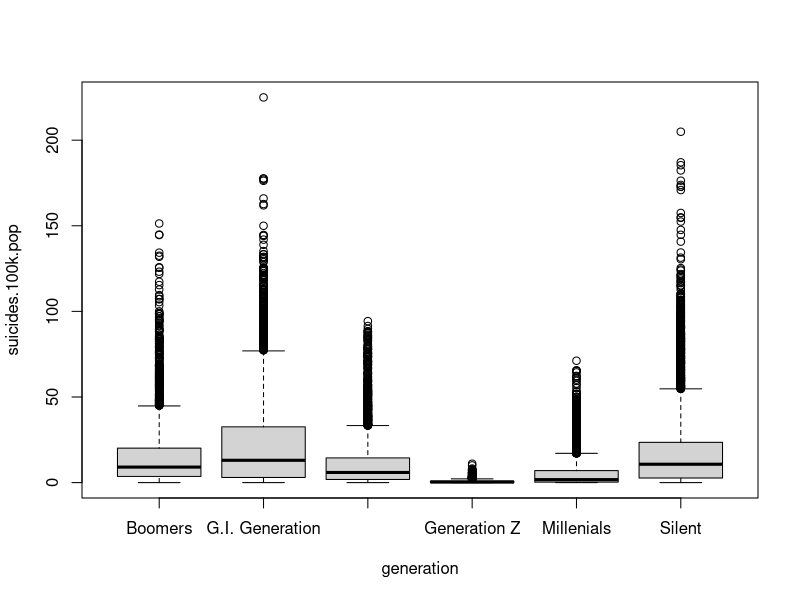
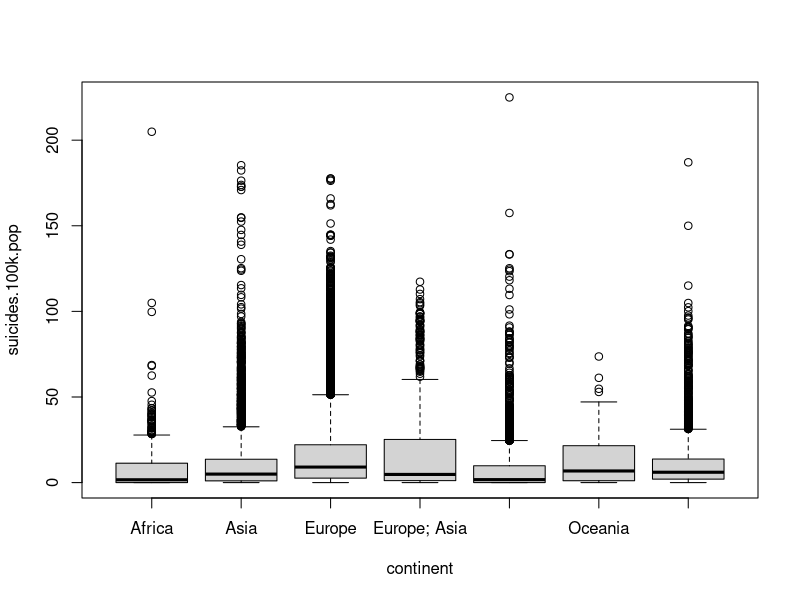
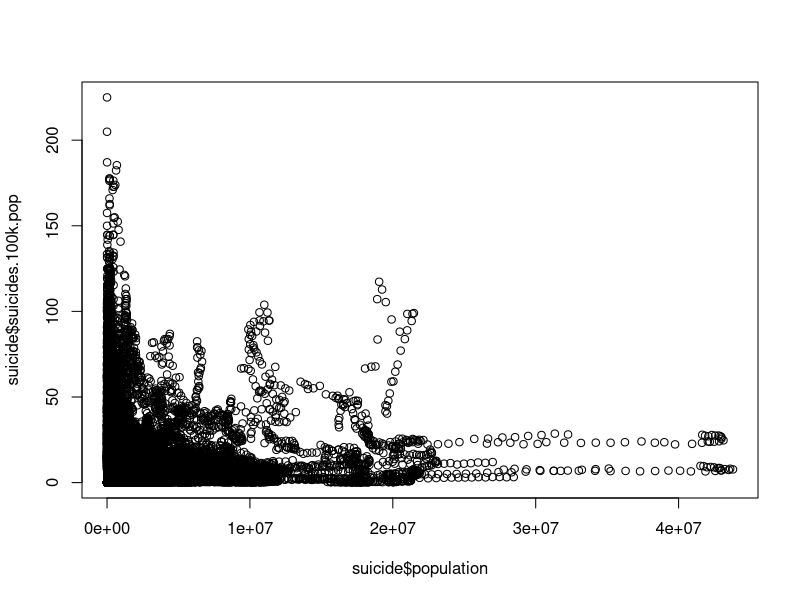
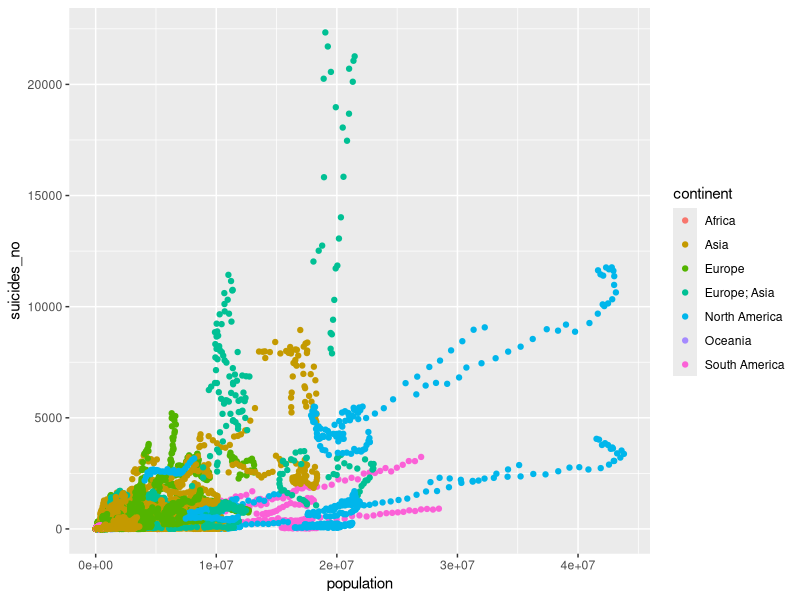
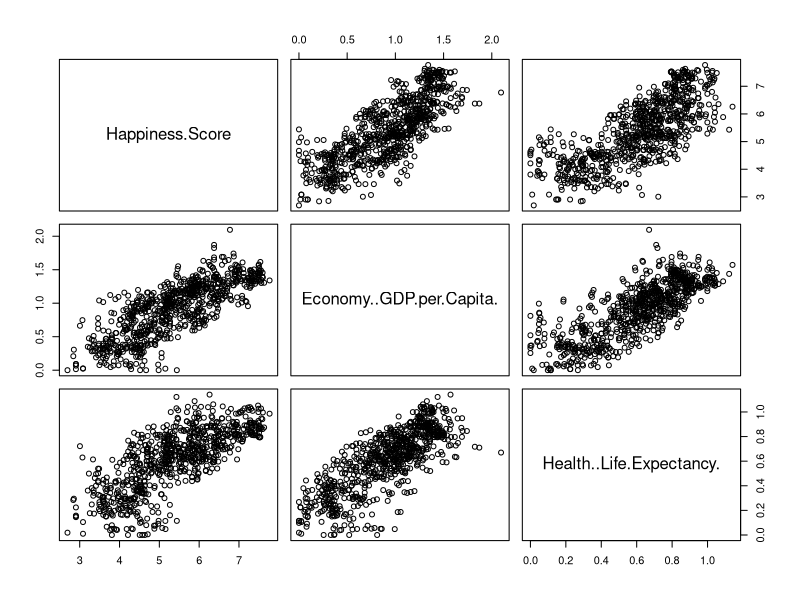

Reproduce these figures in R, in order. (Note: this script raises an error after producing the figures.)
## ---- chunk 1
library(ggplot2)
## ---- chunk 2
dat <- read.csv("data_cleaned.csv")
suicide <- read.csv("suicide_cleaned.csv")
happy <- read.csv("Happiness_cleaned.csv")
happy_suicide <- read.csv("Happiness_Suicides.csv")
## ---- chunk 3
boxplot(suicides.100k.pop ~ generation, data = suicide)
## ---- chunk 4
boxplot(suicides.100k.pop ~ continent, data = suicide)
## ---- chunk 5
plot(suicide$population, suicide$suicides.100k.pop)
## ---- chunk 6
# Add this. This seems cool.
ggplot(data = suicide, aes(x = population, y = suicides_no, col = continent)) + geom_point()
## ---- chunk 7
plot(happy[c("Happiness.Score", "Economy..GDP.per.Capita.", "Health..Life.Expectancy.")])
## ---- chunk 8
# This seems pretty cool.
Multiple.Model <- lm(Happiness.Score ~ Economy..GDP.per.Capita. + Health..Life.Expectancy., data = happy)
Cm <- Multiple.Model$coefficients
Y.Pred.Multiple <- Cm[1] + Cm[2]*happy$Economy..GDP.per.Capita. + Cm[2]*happy$Health..Life.Expectancy.
Y.True <- happy$Happiness.Score
Economy.Model <- lm(Happiness.Score ~ Economy..GDP.per.Capita., data = happy)
Ce <- Economy.Model$coefficients
Life.Model <- lm(Happiness.Score ~ Health..Life.Expectancy., data = happy)
Cl <- Life.Model$coefficients
Y.Pred.Economy <- Ce[1] + Ce[2] * happy$Economy..GDP.per.Capita.
Y.Pred.Life <- Cl[1] + Cl[2] * happy$Health..Life.Expectancy.
mean((Y.Pred.Multiple - Y.True)^2)
mean((Y.Pred.Life - Y.True)^2)
mean((Y.Pred.Economy - Y.True)^2)
## ---- chunk 9
Cm
## ---- chunk 10
boxplot(Happiness.Score ~ Continent, data = happy)
## ---- chunk 11
plot(happy_suicide$suicide.tot.normal, happy_suicide$Happiness.Score)
cor(happy_suicide$suicide.tot.normal, happy_suicide$Happiness.Score)
